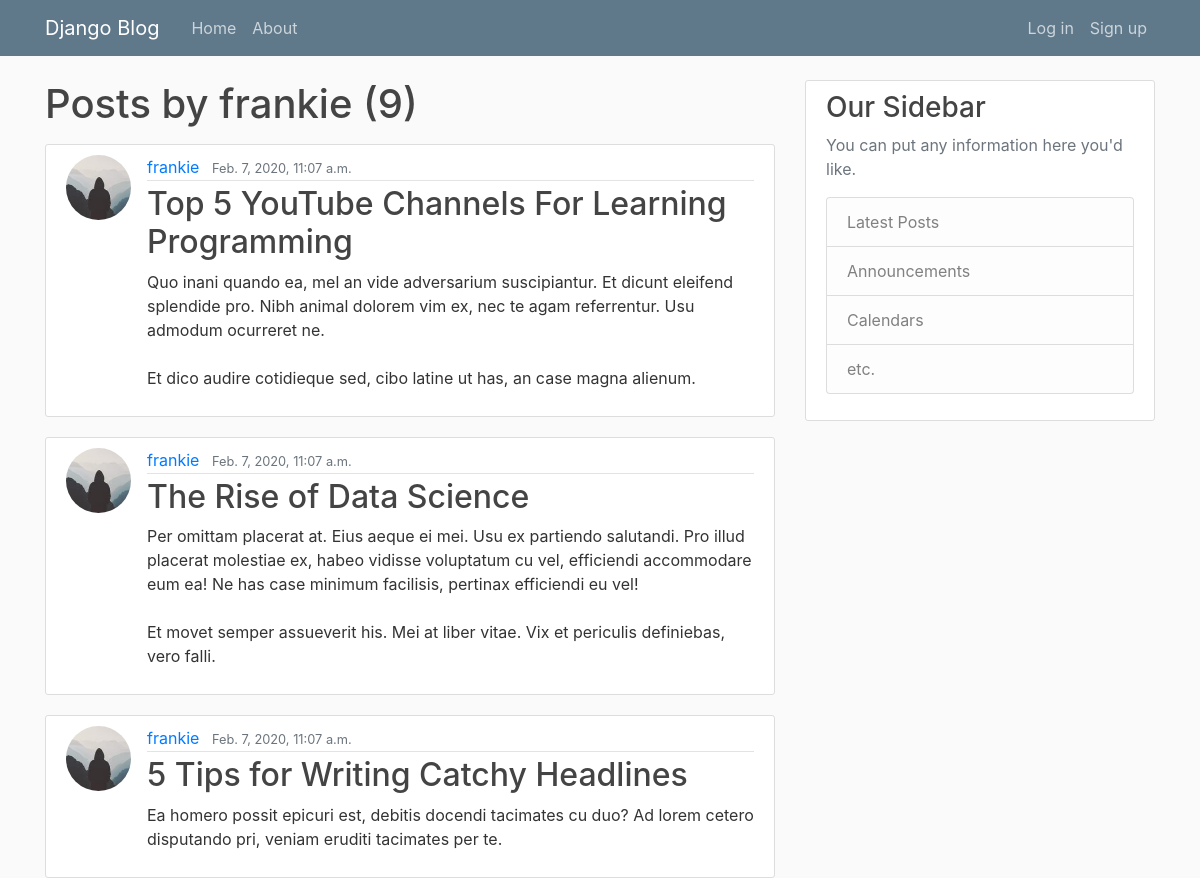
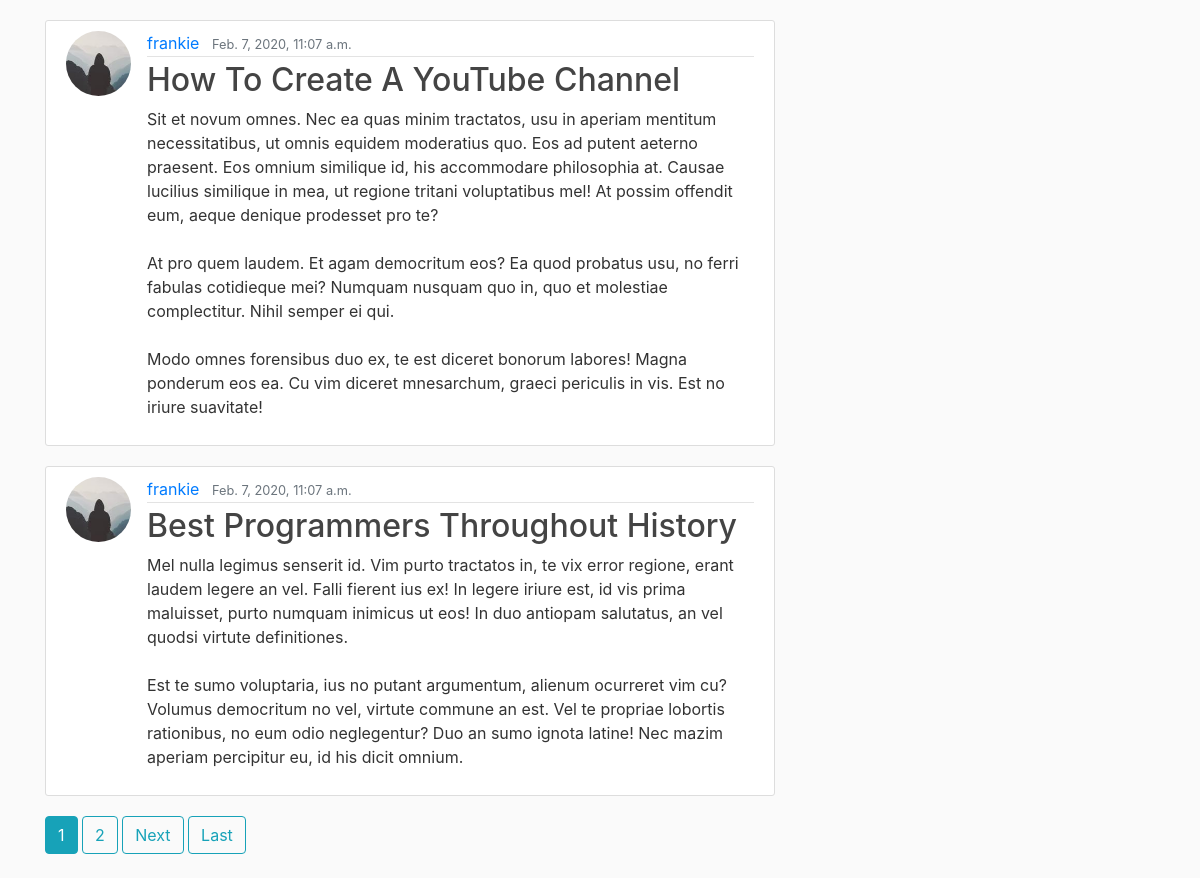
The page /posts/frankie/ on the database its author committed (2 pictures, top to bottom).
### posts/models.py (models this page shows, shortened)
class Post(models.Model):
    title = models.CharField(max_length=100)
    content = models.TextField()
    date_posted = models.DateTimeField(default=timezone.now)
    author = models.ForeignKey(User, on_delete=models.CASCADE)

### users/models.py (models this page shows, shortened)
class Profile(models.Model):
    user = models.OneToOneField(User, on_delete=models.CASCADE)
    thumbnail = models.ImageField(default='default.jpg', upload_to='thumbnails')

### posts/views.py (the view)
# urls.py: path('<str:username>/', UserPostListView.as_view(), name='user-posts'),
class UserPostListView(ListView):
    model = Post
    template_name = 'posts/user_posts.html'
    context_object_name = 'posts'
    ordering = ['-date_posted']
    paginate_by = 5
    def get_queryset(self):
        user = get_object_or_404(User, username=self.kwargs.get('username'))
        return Post.objects.filter(author=user).order_by('-date_posted')
    def get_context_data(self, **kwargs):
        username = self.kwargs.get('username')
        context = super().get_context_data(**kwargs)
        context['title'] = f"{ username }'s posts"
        return context

### posts/templates/posts/user_posts.html (shortened to what this page needs)
{% extends 'layout.html' %}
{% load tz %}
{% block content %}
    <h1 class="mb-3">Posts by {{ view.kwargs.username }} ({{ page_obj.paginator.count }}) </h1>
    {% for post in posts %}
        <article class="media content-section">
            <img src="{{ post.author.profile.thumbnail.url }}" alt="Thumbnail" class="rounded-circle article-img">
            <div class="media-body">
                <div class="article-metadata">
                    <a class="mr-2" href="{% url 'posts:user-posts' post.author.username %}">{{ post.author.username }}</a>
                    <small class="text-muted">{{ post.date_posted|localtime }}</small>
                </div>
                <h2><a class="article-title" href="{% url 'posts:detail' post.id %}">{{ post.title }}</a></h2>
                <p class="article-content">{{ post.content }}</p>
            </div>
        </article>
    {% endfor %}
    {% if is_paginated %}
        {% for page_num in page_obj.paginator.page_range %}
            {% if page_obj.number == page_num %}
                <a class="btn btn-info mb-4" href="?page={{ page_num }}">{{ page_num }}</a>
            {% elif page_num > page_obj.number|add:'-2' and page_num < page_obj.number|add:'2' or page_num == 1 or page_num == page_obj.paginator.num_pages %}
                <a class="btn btn-outline-info mb-4" href="?page={{ page_num }}">{{ page_num }}</a>
            {% elif page_num == page_obj.number|add:'-2' or page_num == page_obj.number|add:'2' %}
                ...
            {% endif %}
        {% endfor %}
        {% if page_obj.has_next %}
            <a class="btn btn-outline-info mb-4" href="?page={{ page_obj.next_page_number }}">Next</a>
            <a class="btn btn-outline-info mb-4" href="?page={{ page_obj.paginator.num_pages }}">Last</a>
        {% endif %}
    {% endif %}
{% endblock %}

### assets/styles.css (style rules this page uses)
body { background: #fafafa; color: #333333; margin-top: 5rem; }
h1, h2, h3, h4, h5, h6 { color: #444444; }
.content-section { background: #ffffff; padding: 10px 20px; border: 1px solid #dddddd; border-radius: 3px; margin-bottom: 20px; }
.article-title { color: #444444; }
.article-content { white-space: pre-line; }
.article-img { height: 65px; width: 65px; margin-right: 16px; }
.article-metadata { padding-bottom: 1px; margin-bottom: 4px; border-bottom: 1px solid #e3e3e3 }

### rows shown on the page
Post: author.profile.thumbnail (placeholder picture), author.username "frankie", date_posted "Feb. 7, 2020, 11:07 a.m.", title "Top 5 YouTube Channels For Learning Programming", content "Quo inani quando ea, mel an vide adversarium suscipiantur. Et dicunt eleifend splendide pro. Nibh animal dolorem vim ex, nec te agam referrentur. Usu admodum ocurreret ne. Et dico audire cotidieque sed, cibo latine ut has, an case magna alienum."
Post: author.profile.thumbnail (placeholder picture), author.username "frankie", date_posted "Feb. 7, 2020, 11:07 a.m.", title "The Rise of Data Science", content "Per omittam placerat at. Eius aeque ei mei. Usu ex partiendo salutandi. Pro illud placerat molestiae ex, habeo vidisse voluptatum cu vel, efficiendi accommodare eum ea! Ne has case minimum facilisis, pertinax efficiendi eu vel! Et movet semper assueverit his. Mei at liber vitae. Vix et periculis definiebas, vero falli."
Post: author.profile.thumbnail (placeholder picture), author.username "frankie", date_posted "Feb. 7, 2020, 11:07 a.m.", title "5 Tips for Writing Catchy Headlines", content "Ea homero possit epicuri est, debitis docendi tacimates cu duo? Ad lorem cetero disputando pri, veniam eruditi tacimates per te."
Post: author.profile.thumbnail (placeholder picture), author.username "frankie", date_posted "Feb. 7, 2020, 11:07 a.m.", title "How To Create A YouTube Channel", content "Sit et novum omnes. Nec ea quas minim tractatos, usu in aperiam mentitum necessitatibus, ut omnis equidem moderatius quo. Eos ad putent aeterno praesent. Eos omnium similique id, his accommodare philosophia at. Causae lucilius similique in mea, ut regione tritani voluptatibus mel! At possim offendit eum, aeque denique prodesset pro te? At pro quem laudem. Et agam democritum eos? Ea quod probatus usu, no ferri fabulas cotidieque mei? Numquam nusquam quo in, quo et molestiae complectitur. Nihil semper ei qui. Modo omnes forensibus duo ex, te est diceret bonorum labores! Magna ponderum eos ea. Cu vim diceret mnesarchum, graeci periculis in vis. Est no iriure suavitate!"
Post: author.profile.thumbnail (placeholder picture), author.username "frankie", date_posted "Feb. 7, 2020, 11:07 a.m.", title "Best Programmers Throughout History", content "Mel nulla legimus senserit id. Vim purto tractatos in, te vix error regione, erant laudem legere an vel. Falli fierent ius ex! In legere iriure est, id vis prima maluisset, purto numquam inimicus ut eos! In duo antiopam salutatus, an vel quodsi virtute definitiones. Est te sumo voluptaria, ius no putant argumentum, alienum ocurreret vim cu? Volumus democritum no vel, virtute commune an est. Vel te propriae lobortis rationibus, no eum odio neglegentur? Duo an sumo ignota latine! Nec mazim aperiam percipitur eu, id his dicit omnium."

### other values the page prints
{{ view.kwargs.username }} "frankie"
{{ page_obj.paginator.count }} "9"
{{ page_num }} "1"
{{ page_num }} "2"
